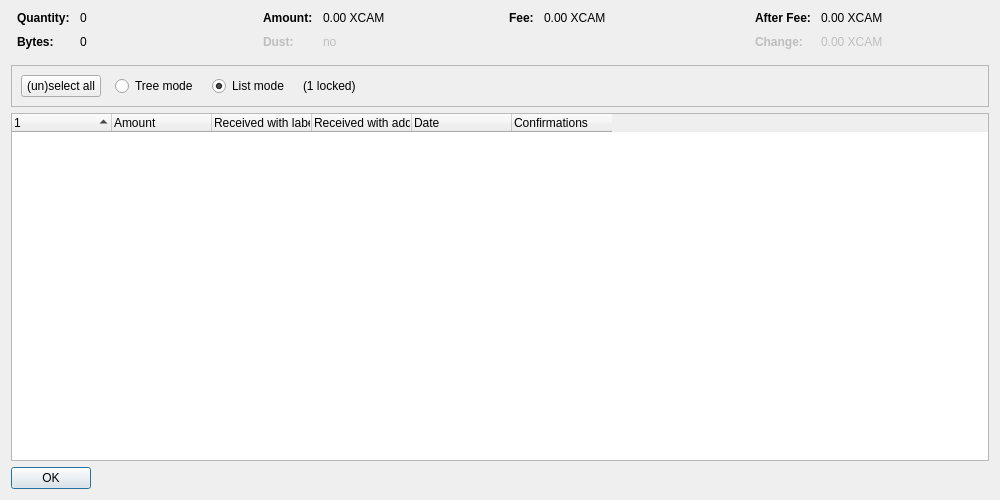
<?xml version="1.0" encoding="UTF-8"?>
<ui version="4.0">
 <class>CoinControlDialog</class>
 <widget class="QDialog" name="CoinControlDialog">
  <property name="geometry">
   <rect>
    <x>0</x>
    <y>0</y>
    <width>1000</width>
    <height>500</height>
   </rect>
  </property>
  <property name="windowTitle">
   <string>Coin Selection</string>
  </property>
  <layout class="QVBoxLayout" name="verticalLayout">
   <item>
    <layout class="QHBoxLayout" name="horizontalLayoutTop" stretch="0,0,0,0">
     <property name="topMargin">
      <number>0</number>
     </property>
     <property name="bottomMargin">
      <number>10</number>
     </property>
     <item>
      <layout class="QFormLayout" name="formLayoutCoinControl1">
       <property name="horizontalSpacing">
        <number>10</number>
       </property>
       <property name="verticalSpacing">
        <number>10</number>
       </property>
       <property name="leftMargin">
        <number>6</number>
       </property>
       <property name="rightMargin">
        <number>6</number>
       </property>
       <item row="0" column="0">
        <widget class="QLabel" name="labelCoinControlQuantityText">
         <property name="font">
          <font>
           <weight>75</weight>
           <bold>true</bold>
          </font>
         </property>
         <property name="text">
          <string>Quantity:</string>
         </property>
        </widget>
       </item>
       <item row="0" column="1">
        <widget class="QLabel" name="labelCoinControlQuantity">
         <property name="cursor">
          <cursorShape>IBeamCursor</cursorShape>
         </property>
         <property name="contextMenuPolicy">
          <enum>Qt::ActionsContextMenu</enum>
         </property>
         <property name="text">
          <string notr="true">0</string>
         </property>
         <property name="textInteractionFlags">
          <set>Qt::LinksAccessibleByMouse|Qt::TextSelectableByKeyboard|Qt::TextSelectableByMouse</set>
         </property>
        </widget>
       </item>
       <item row="1" column="0">
        <widget class="QLabel" name="labelCoinControlBytesText">
         <property name="font">
          <font>
           <weight>75</weight>
           <bold>true</bold>
          </font>
         </property>
         <property name="text">
          <string>Bytes:</string>
         </property>
        </widget>
       </item>
       <item row="1" column="1">
        <widget class="QLabel" name="labelCoinControlBytes">
         <property name="cursor">
          <cursorShape>IBeamCursor</cursorShape>
         </property>
         <property name="contextMenuPolicy">
          <enum>Qt::ActionsContextMenu</enum>
         </property>
         <property name="text">
          <string notr="true">0</string>
         </property>
         <property name="textInteractionFlags">
          <set>Qt::LinksAccessibleByMouse|Qt::TextSelectableByKeyboard|Qt::TextSelectableByMouse</set>
         </property>
        </widget>
       </item>
      </layout>
     </item>
     <item>
      <layout class="QFormLayout" name="formLayoutCoinControl2">
       <property name="horizontalSpacing">
        <number>10</number>
       </property>
       <property name="verticalSpacing">
        <number>10</number>
       </property>
       <property name="leftMargin">
        <number>6</number>
       </property>
       <property name="rightMargin">
        <number>6</number>
       </property>
       <item row="0" column="0">
        <widget class="QLabel" name="labelCoinControlAmountText">
         <property name="font">
          <font>
           <weight>75</weight>
           <bold>true</bold>
          </font>
         </property>
         <property name="text">
          <string>Amount:</string>
         </property>
        </widget>
       </item>
       <item row="0" column="1">
        <widget class="QLabel" name="labelCoinControlAmount">
         <property name="cursor">
          <cursorShape>IBeamCursor</cursorShape>
         </property>
         <property name="contextMenuPolicy">
          <enum>Qt::ActionsContextMenu</enum>
         </property>
         <property name="text">
          <string notr="true">0.00 XCAM</string>
         </property>
         <property name="textInteractionFlags">
          <set>Qt::LinksAccessibleByMouse|Qt::TextSelectableByKeyboard|Qt::TextSelectableByMouse</set>
         </property>
        </widget>
       </item>
       <item row="1" column="0">
        <widget class="QLabel" name="labelCoinControlLowOutputText">
         <property name="enabled">
          <bool>false</bool>
         </property>
         <property name="font">
          <font>
           <weight>75</weight>
           <bold>true</bold>
          </font>
         </property>
         <property name="text">
          <string>Dust:</string>
         </property>
        </widget>
       </item>
       <item row="1" column="1">
        <widget class="QLabel" name="labelCoinControlLowOutput">
         <property name="enabled">
          <bool>false</bool>
         </property>
         <property name="cursor">
          <cursorShape>IBeamCursor</cursorShape>
         </property>
         <property name="contextMenuPolicy">
          <enum>Qt::ActionsContextMenu</enum>
         </property>
         <property name="text">
          <string notr="true">no</string>
         </property>
         <property name="textInteractionFlags">
          <set>Qt::LinksAccessibleByMouse|Qt::TextSelectableByKeyboard|Qt::TextSelectableByMouse</set>
         </property>
        </widget>
       </item>
      </layout>
     </item>
     <item>
      <layout class="QFormLayout" name="formLayoutCoinControl3">
       <property name="horizontalSpacing">
        <number>10</number>
       </property>
       <property name="verticalSpacing">
        <number>10</number>
       </property>
       <property name="leftMargin">
        <number>6</number>
       </property>
       <property name="rightMargin">
        <number>6</number>
       </property>
       <item row="0" column="0">
        <widget class="QLabel" name="labelCoinControlFeeText">
         <property name="font">
          <font>
           <weight>75</weight>
           <bold>true</bold>
          </font>
         </property>
         <property name="text">
          <string>Fee:</string>
         </property>
        </widget>
       </item>
       <item row="0" column="1">
        <widget class="QLabel" name="labelCoinControlFee">
         <property name="cursor">
          <cursorShape>IBeamCursor</cursorShape>
         </property>
         <property name="contextMenuPolicy">
          <enum>Qt::ActionsContextMenu</enum>
         </property>
         <property name="text">
          <string notr="true">0.00 XCAM</string>
         </property>
         <property name="textInteractionFlags">
          <set>Qt::LinksAccessibleByMouse|Qt::TextSelectableByKeyboard|Qt::TextSelectableByMouse</set>
         </property>
        </widget>
       </item>
      </layout>
     </item>
     <item>
      <layout class="QFormLayout" name="formLayoutCoinControl4">
       <property name="horizontalSpacing">
        <number>10</number>
       </property>
       <property name="verticalSpacing">
        <number>10</number>
       </property>
       <property name="leftMargin">
        <number>6</number>
       </property>
       <property name="rightMargin">
        <number>6</number>
       </property>
       <item row="0" column="0">
        <widget class="QLabel" name="labelCoinControlAfterFeeText">
         <property name="font">
          <font>
           <weight>75</weight>
           <bold>true</bold>
          </font>
         </property>
         <property name="text">
          <string>After Fee:</string>
         </property>
        </widget>
       </item>
       <item row="0" column="1">
        <widget class="QLabel" name="labelCoinControlAfterFee">
         <property name="cursor">
          <cursorShape>IBeamCursor</cursorShape>
         </property>
         <property name="contextMenuPolicy">
          <enum>Qt::ActionsContextMenu</enum>
         </property>
         <property name="text">
          <string notr="true">0.00 XCAM</string>
         </property>
         <property name="textInteractionFlags">
          <set>Qt::LinksAccessibleByMouse|Qt::TextSelectableByKeyboard|Qt::TextSelectableByMouse</set>
         </property>
        </widget>
       </item>
       <item row="1" column="0">
        <widget class="QLabel" name="labelCoinControlChangeText">
         <property name="enabled">
          <bool>false</bool>
         </property>
         <property name="font">
          <font>
           <weight>75</weight>
           <bold>true</bold>
          </font>
         </property>
         <property name="text">
          <string>Change:</string>
         </property>
        </widget>
       </item>
       <item row="1" column="1">
        <widget class="QLabel" name="labelCoinControlChange">
         <property name="enabled">
          <bool>false</bool>
         </property>
         <property name="cursor">
          <cursorShape>IBeamCursor</cursorShape>
         </property>
         <property name="contextMenuPolicy">
          <enum>Qt::ActionsContextMenu</enum>
         </property>
         <property name="text">
          <string notr="true">0.00 XCAM</string>
         </property>
         <property name="textInteractionFlags">
          <set>Qt::LinksAccessibleByMouse|Qt::TextSelectableByKeyboard|Qt::TextSelectableByMouse</set>
         </property>
        </widget>
       </item>
      </layout>
     </item>
    </layout>
   </item>
   <item>
    <widget class="QFrame" name="frame">
     <property name="minimumSize">
      <size>
       <width>0</width>
       <height>40</height>
      </size>
     </property>
     <property name="frameShape">
      <enum>QFrame::StyledPanel</enum>
     </property>
     <property name="frameShadow">
      <enum>QFrame::Sunken</enum>
     </property>
     <layout class="QHBoxLayout" name="horizontalLayout">
      <item>
       <layout class="QHBoxLayout" name="horizontalLayoutPanel" stretch="0,0,0,0,0">
        <property name="spacing">
         <number>14</number>
        </property>
        <item>
         <widget class="QPushButton" name="pushButtonSelectAll">
          <property name="sizePolicy">
           <sizepolicy hsizetype="Maximum" vsizetype="Fixed">
            <horstretch>0</horstretch>
            <verstretch>0</verstretch>
           </sizepolicy>
          </property>
          <property name="text">
           <string>(un)select all</string>
          </property>
          <property name="autoDefault">
           <bool>false</bool>
          </property>
         </widget>
        </item>
        <item>
         <widget class="QRadioButton" name="radioTreeMode">
          <property name="sizePolicy">
           <sizepolicy hsizetype="Maximum" vsizetype="Fixed">
            <horstretch>0</horstretch>
            <verstretch>0</verstretch>
           </sizepolicy>
          </property>
          <property name="text">
           <string>Tree mode</string>
          </property>
         </widget>
        </item>
        <item>
         <widget class="QRadioButton" name="radioListMode">
          <property name="sizePolicy">
           <sizepolicy hsizetype="Maximum" vsizetype="Fixed">
            <horstretch>0</horstretch>
            <verstretch>0</verstretch>
           </sizepolicy>
          </property>
          <property name="text">
           <string>List mode</string>
          </property>
          <property name="checked">
           <bool>true</bool>
          </property>
         </widget>
        </item>
        <item>
         <widget class="QLabel" name="labelLocked">
          <property name="text">
           <string notr="true">(1 locked)</string>
          </property>
         </widget>
        </item>
        <item>
         <spacer name="horizontalSpacer">
          <property name="orientation">
           <enum>Qt::Horizontal</enum>
          </property>
          <property name="sizeHint" stdset="0">
           <size>
            <width>40</width>
            <height>20</height>
           </size>
          </property>
         </spacer>
        </item>
       </layout>
      </item>
     </layout>
    </widget>
   </item>
   <item>
    <widget class="CoinControlTreeWidget" name="treeWidget">
     <property name="contextMenuPolicy">
      <enum>Qt::CustomContextMenu</enum>
     </property>
     <property name="sortingEnabled">
      <bool>false</bool>
     </property>
     <property name="columnCount">
      <number>6</number>
     </property>
     <attribute name="headerShowSortIndicator" stdset="0">
      <bool>true</bool>
     </attribute>
     <attribute name="headerStretchLastSection">
      <bool>false</bool>
     </attribute>
     <column>
      <property name="text">
       <string/>
      </property>
     </column>
     <column>
      <property name="text">
       <string>Amount</string>
      </property>
     </column>
     <column>
      <property name="text">
       <string>Received with label</string>
      </property>
     </column>
     <column>
      <property name="text">
       <string>Received with address</string>
      </property>
     </column>
     <column>
      <property name="text">
       <string>Date</string>
      </property>
     </column>
     <column>
      <property name="text">
       <string>Confirmations</string>
      </property>
      <property name="toolTip">
       <string>Confirmed</string>
      </property>
     </column>
     <column>
      <property name="text">
       <string/>
      </property>
     </column>
     <column>
      <property name="text">
       <string/>
      </property>
     </column>
     <column>
      <property name="text">
       <string/>
      </property>
     </column>
     <column>
      <property name="text">
       <string/>
      </property>
     </column>
    </widget>
   </item>
   <item>
    <widget class="QDialogButtonBox" name="buttonBox">
     <property name="sizePolicy">
      <sizepolicy hsizetype="Maximum" vsizetype="Fixed">
       <horstretch>0</horstretch>
       <verstretch>0</verstretch>
      </sizepolicy>
     </property>
     <property name="orientation">
      <enum>Qt::Horizontal</enum>
     </property>
     <property name="standardButtons">
      <set>QDialogButtonBox::Ok</set>
     </property>
    </widget>
   </item>
  </layout>
 </widget>
 <customwidgets>
  <customwidget>
   <class>CoinControlTreeWidget</class>
   <extends>QTreeWidget</extends>
   <header>qt/coincontroltreewidget.h</header>
  </customwidget>
 </customwidgets>
 <resources/>
 <connections/>
</ui>
